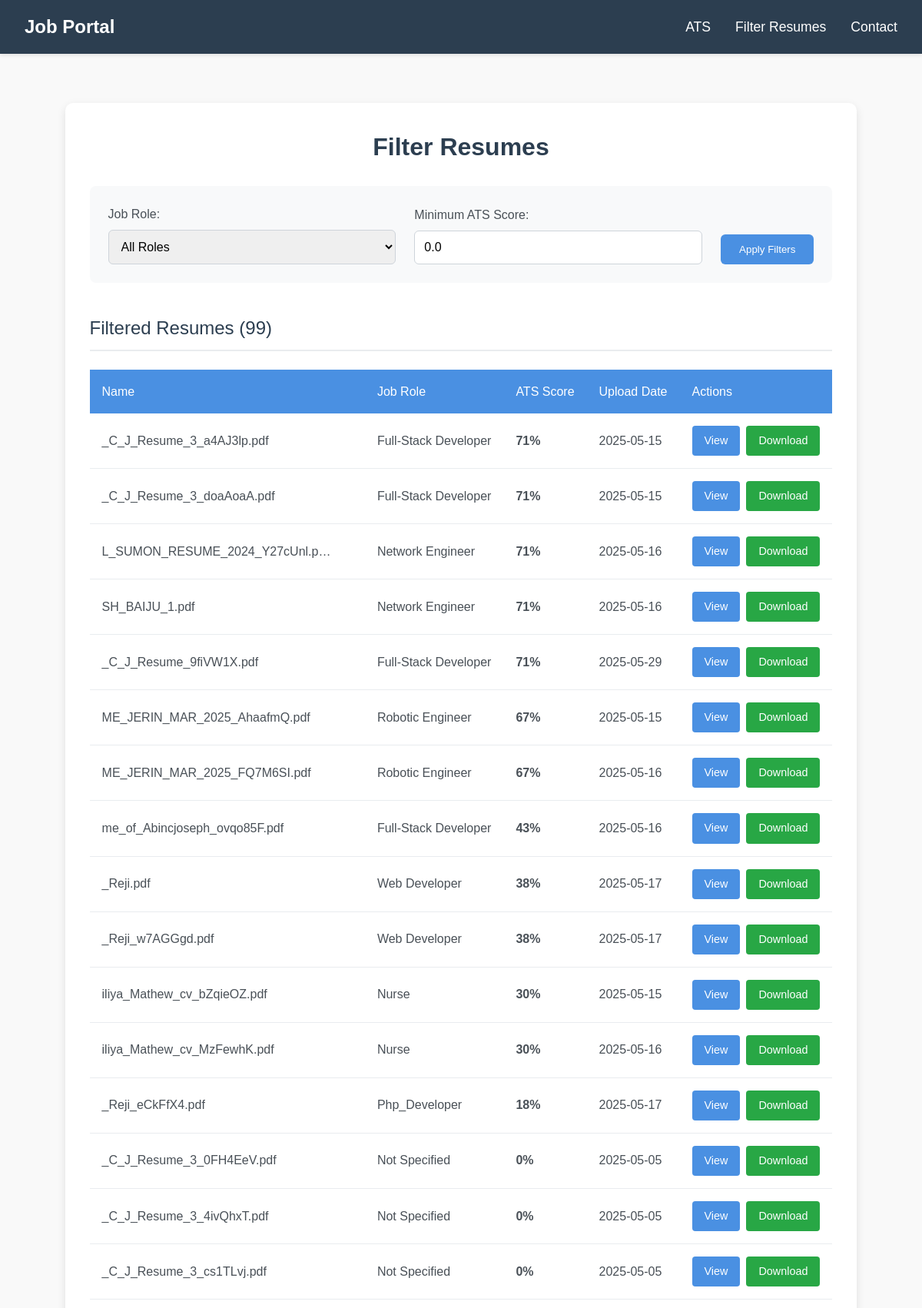
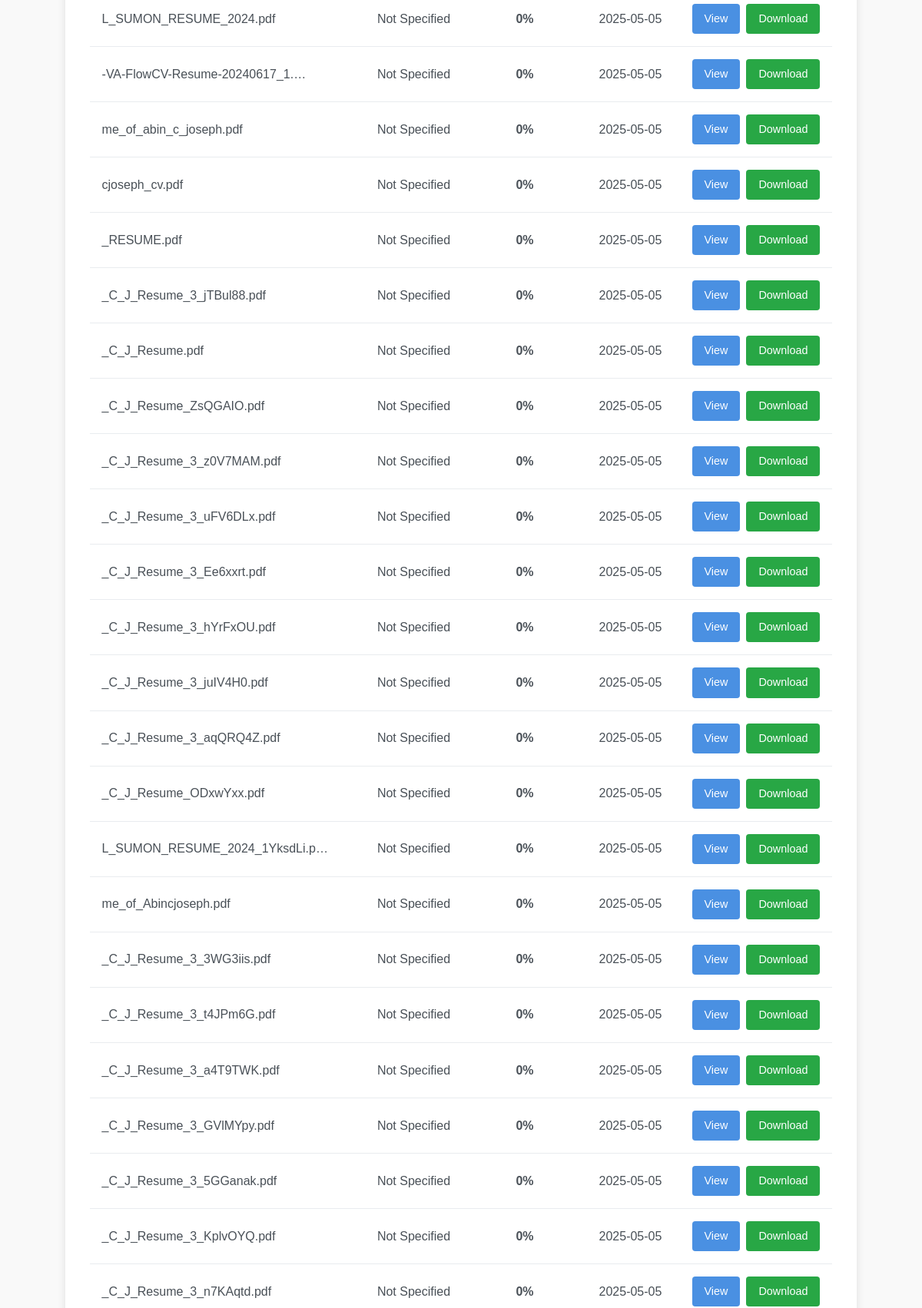
Screenshot of /resume_filter/ (upper part) with the database file from the repository (2 pictures, top to bottom).
### mainapp/models.py (models this page shows, shortened)
class Resume(models.Model):
    name = models.CharField(max_length=100)
    phone_number = models.CharField(max_length=10,default='91+00000000')
    qualification = models.CharField(choices=CATEGORY_CHOICE,max_length=15)
    file = models.FileField(upload_to='resumes/')
    uploaded_at = models.DateTimeField(auto_now_add=True)
    job_role = models.CharField(max_length=255, default='Not Specified')
    ats_score = models.FloatField(default=0)
    matched_keywords = models.TextField()
    raw_text = models.TextField(blank=True, null=True)

### mainapp/views.py (the view)
# urls.py: path('resume_filter/', views.resume_filter, name='resume_filter'),
def resume_filter(request):
    job_role = request.GET.get('job_role', None)
    min_score = request.GET.get('min_score', 0)
    try:
        min_score = float(min_score)
    except (ValueError, TypeError):
        min_score = 0
    resumes = Resume.objects.all()
    if job_role:
        resumes = resumes.filter(job_role__iexact=job_role)
    resumes = resumes.filter(ats_score__gte=min_score).order_by('-ats_score')
    return render(request, 'filter.html', {
        'resumes': resumes,
        'roles': JOB_KEYWORDS.keys(),
        'selected_role': job_role,
        'min_score': min_score
    })

### templates/filter.html (shortened to what this page needs)
{% extends 'base.html' %}
{% block content %}
<div class="filter-container">
    <h2>Filter Resumes</h2>
    <form method="get" class="filter-form">
        <div class="form-group">
            <label for="job_role">Job Role:</label>
            <select name="job_role" id="job_role">
                <option value="">All Roles</option>
            </select>
        </div>
        <div class="form-group">
            <label for="min_score">Minimum ATS Score:</label>
            <input type="number" name="min_score" id="min_score" min="0" max="100" value="{{ min_score }}" placeholder="0">
        </div>
        <button type="submit" class="filter-button">Apply Filters</button>
    </form>
    <div class="resume-results">
        <h3>Filtered Resumes ({{ resumes.count }})</h3>
        {% if resumes %}
            <table class="resume-table">
                <thead>
                    <tr>
                        <th>Name</th>
                        <th>Job Role</th>
                        <th>ATS Score</th>
                        <th>Upload Date</th>
                        <th>Actions</th>
                    </tr>
                </thead>
                <tbody>
                    {% for resume in resumes %}
                    <tr>
                        <td>{{ resume.file.name|slice:"12:"|truncatechars:30 }}</td>
                        <td>{{ resume.job_role|title }}</td>
                        <td class="{% if resume.ats_score >= 75 %}score-high{% elif resume.ats_score >= 50 %}score-medium{% else %}score-low{% endif %}">
                            {{ resume.ats_score|floatformat:0 }}%
                        </td>
                        <td>{{ resume.uploaded_at|date:"Y-m-d" }}</td>
                        <td>
                            <div class="action-links">
                                <a href="{% url 'resume_detail' resume.id %}" class="view-link">View</a>
                                <a href="{% url 'download_resume' resume.id %}" class="download-link">Download</a>
                            </div>
                        </td>
                    </tr>
                    {% endfor %}
                </tbody>
            </table>
        {% else %}
            <p class="no-results">No resumes match your filters.</p>
        {% endif %}
    </div>
</div>
{% endblock %}

### static/css/style.css (style rules this page uses)
* { margin: 0; padding: 0; box-sizing: border-box; }
body { font-family: 'Arial', sans-serif; line-height: 1.6; color: #333; background-color: #f9f9f9; display: flex; flex-direction: column; min-height: 100vh; }

### templates/filter.html (style rules this page uses)
.filter-container { max-width: 1200px; margin: 2rem auto; padding: 2rem; background-color: #ffffff; border-radius: 10px; box-shadow: 0 4px 12px rgba(0, 0, 0, 0.1); }
.filter-container h2 { color: #2c3e50; margin-bottom: 1.5rem; font-size: 2rem; font-weight: 600; text-align: center; }
.filter-form { display: grid; grid-template-columns: 1fr 1fr auto; gap: 1.5rem; align-items: flex-end; margin-bottom: 2.5rem; padding: 1.5rem; background-color: #f8f9fa; border-radius: 8px; }
.form-group { display: flex; flex-direction: column; }
.form-group label { margin-bottom: 0.5rem; font-weight: 500; color: #495057; }
.form-group select, .form-group input { padding: 0.75rem; border: 1px solid #ced4da; border-radius: 6px; font-size: 1rem; transition: border-color 0.3s; }
.filter-button { padding: 0.75rem 1.5rem; background-color: #4a90e2; color: white; border: none; border-radius: 6px; font-weight: 500; cursor: pointer; transition: background-color 0.3s; }
.resume-results h3 { color: #2c3e50; margin-bottom: 1.5rem; font-size: 1.5rem; font-weight: 500; padding-bottom: 0.5rem; border-bottom: 2px solid #e9ecef; }
.resume-table { width: 100%; border-collapse: collapse; margin-bottom: 2rem; }
.resume-table th { background-color: #4a90e2; color: white; padding: 1rem; text-align: left; font-weight: 500; }
.resume-table td { padding: 1rem; border-bottom: 1px solid #e9ecef; color: #495057; }
.action-links { display: flex; gap: 0.5rem; }
.action-links a { padding: 0.5rem 1rem; border-radius: 4px; font-weight: 500; text-decoration: none; transition: all 0.3s; font-size: 0.9rem; }
.view-link { background-color: #4a90e2; color: white; }
.download-link { background-color: #28a745; color: white; }
.score-medium { color: #fd7e14; font-weight: 600; }
.score-low { color: #dc3545; font-weight: 600; }

### rows the page displays
Resume: file.name "_C_J_Resume_3_a4AJ3lp.pdf", job_role "Full-Stack Developer", ats_score "71", uploaded_at "2025-05-15"
Resume: file.name "_C_J_Resume_3_doaAoaA.pdf", job_role "Full-Stack Developer", ats_score "71", uploaded_at "2025-05-15"
Resume: file.name "L_SUMON_RESUME_2024_Y27cUnl.p…", job_role "Network Engineer", ats_score "71", uploaded_at "2025-05-16"
Resume: file.name "SH_BAIJU_1.pdf", job_role "Network Engineer", ats_score "71", uploaded_at "2025-05-16"
Resume: file.name "_C_J_Resume_9fiVW1X.pdf", job_role "Full-Stack Developer", ats_score "71", uploaded_at "2025-05-29"
Resume: file.name "ME_JERIN_MAR_2025_AhaafmQ.pdf", job_role "Robotic Engineer", ats_score "67", uploaded_at "2025-05-15"
Resume: file.name "ME_JERIN_MAR_2025_FQ7M6SI.pdf", job_role "Robotic Engineer", ats_score "67", uploaded_at "2025-05-16"
Resume: file.name "me_of_Abincjoseph_ovqo85F.pdf", job_role "Full-Stack Developer", ats_score "43", uploaded_at "2025-05-16"
Resume: file.name "_Reji.pdf", job_role "Web Developer", ats_score "38", uploaded_at "2025-05-17"
Resume: file.name "_Reji_w7AGGgd.pdf", job_role "Web Developer", ats_score "38", uploaded_at "2025-05-17"
Resume: file.name "iliya_Mathew_cv_bZqieOZ.pdf", job_role "Nurse", ats_score "30", uploaded_at "2025-05-15"
Resume: file.name "iliya_Mathew_cv_MzFewhK.pdf", job_role "Nurse", ats_score "30", uploaded_at "2025-05-16"
Resume: file.name "_Reji_eCkFfX4.pdf", job_role "Php_Developer", ats_score "18", uploaded_at "2025-05-17"
Resume: file.name "_C_J_Resume_3_0FH4EeV.pdf", job_role "Not Specified", ats_score "0", uploaded_at "2025-05-05"
Resume: file.name "_C_J_Resume_3_4ivQhxT.pdf", job_role "Not Specified", ats_score "0", uploaded_at "2025-05-05"
Resume: file.name "_C_J_Resume_3_cs1TLvj.pdf", job_role "Not Specified", ats_score "0", uploaded_at "2025-05-05"
Resume: file.name "L_SUMON_RESUME_2024.pdf", job_role "Not Specified", ats_score "0", uploaded_at "2025-05-05"
Resume: file.name "-VA-FlowCV-Resume-20240617_1.…", job_role "Not Specified", ats_score "0", uploaded_at "2025-05-05"
Resume: file.name "me_of_abin_c_joseph.pdf", job_role "Not Specified", ats_score "0", uploaded_at "2025-05-05"
Resume: file.name "cjoseph_cv.pdf", job_role "Not Specified", ats_score "0", uploaded_at "2025-05-05"
Resume: file.name "_RESUME.pdf", job_role "Not Specified", ats_score "0", uploaded_at "2025-05-05"
Resume: file.name "_C_J_Resume_3_jTBul88.pdf", job_role "Not Specified", ats_score "0", uploaded_at "2025-05-05"
Resume: file.name "_C_J_Resume.pdf", job_role "Not Specified", ats_score "0", uploaded_at "2025-05-05"
Resume: file.name "_C_J_Resume_ZsQGAIO.pdf", job_role "Not Specified", ats_score "0", uploaded_at "2025-05-05"
Resume: file.name "_C_J_Resume_3_z0V7MAM.pdf", job_role "Not Specified", ats_score "0", uploaded_at "2025-05-05"
Resume: file.name "_C_J_Resume_3_uFV6DLx.pdf", job_role "Not Specified", ats_score "0", uploaded_at "2025-05-05"
Resume: file.name "_C_J_Resume_3_Ee6xxrt.pdf", job_role "Not Specified", ats_score "0", uploaded_at "2025-05-05"
Resume: file.name "_C_J_Resume_3_hYrFxOU.pdf", job_role "Not Specified", ats_score "0", uploaded_at "2025-05-05"
Resume: file.name "_C_J_Resume_3_juIV4H0.pdf", job_role "Not Specified", ats_score "0", uploaded_at "2025-05-05"
Resume: file.name "_C_J_Resume_3_aqQRQ4Z.pdf", job_role "Not Specified", ats_score "0", uploaded_at "2025-05-05"
Resume: file.name "_C_J_Resume_ODxwYxx.pdf", job_role "Not Specified", ats_score "0", uploaded_at "2025-05-05"
Resume: file.name "L_SUMON_RESUME_2024_1YksdLi.p…", job_role "Not Specified", ats_score "0", uploaded_at "2025-05-05"
Resume: file.name "me_of_Abincjoseph.pdf", job_role "Not Specified", ats_score "0", uploaded_at "2025-05-05"
Resume: file.name "_C_J_Resume_3_3WG3iis.pdf", job_role "Not Specified", ats_score "0", uploaded_at "2025-05-05"
Resume: file.name "_C_J_Resume_3_t4JPm6G.pdf", job_role "Not Specified", ats_score "0", uploaded_at "2025-05-05"
Resume: file.name "_C_J_Resume_3_a4T9TWK.pdf", job_role "Not Specified", ats_score "0", uploaded_at "2025-05-05"
Resume: file.name "_C_J_Resume_3_GVlMYpy.pdf", job_role "Not Specified", ats_score "0", uploaded_at "2025-05-05"
Resume: file.name "_C_J_Resume_3_5GGanak.pdf", job_role "Not Specified", ats_score "0", uploaded_at "2025-05-05"
Resume: file.name "_C_J_Resume_3_KplvOYQ.pdf", job_role "Not Specified", ats_score "0", uploaded_at "2025-05-05"
Resume: file.name "_C_J_Resume_3_n7KAqtd.pdf", job_role "Not Specified", ats_score "0", uploaded_at "2025-05-05"

### other values shown
{{ resumes.count }} "99"
